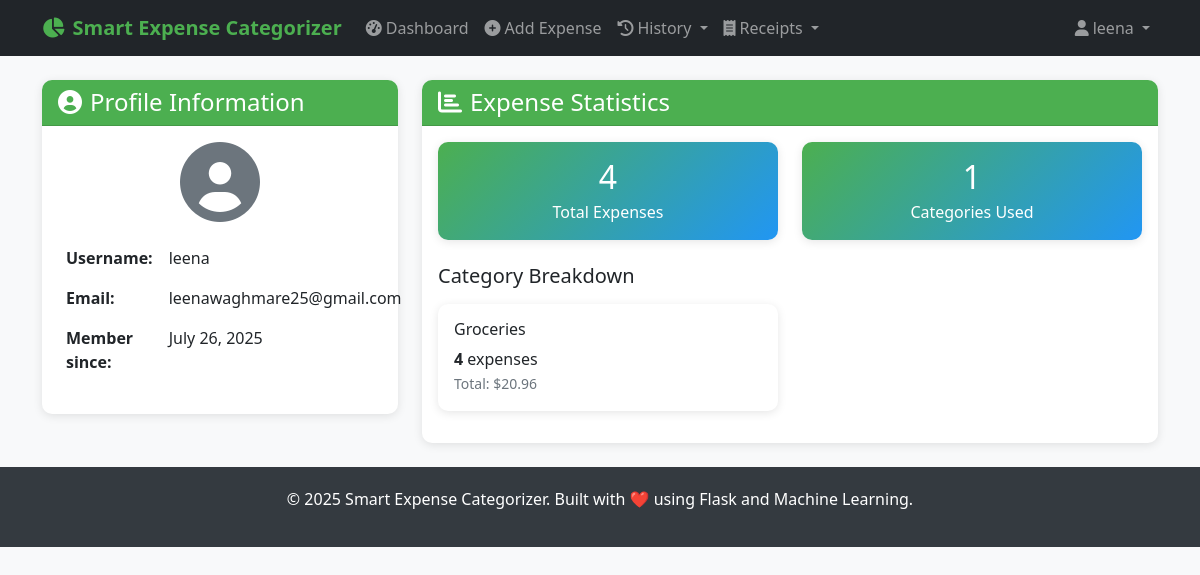
Page /auth/profile (signed in) on the committed database.
### PYTHON/models.py (models this page shows, shortened)
class User(UserMixin, db.Model):
    __tablename__ = 'users'
    id = db.Column(db.String(36), primary_key=True, default=lambda: str(uuid.uuid4()))
    username = db.Column(db.String(80), unique=True, nullable=False, index=True)
    email = db.Column(db.String(120), unique=True, nullable=False, index=True)
    password_hash = db.Column(db.String(255), nullable=False)
    created_at = db.Column(db.DateTime, default=datetime.utcnow)
    is_active = db.Column(db.Boolean, default=True)
    expenses = db.relationship('Expense', foreign_keys='Expense.user_id', backref='user', lazy='dynamic', cascade='all, delete-orphan')
    def get_expense_stats(self):
        total_expenses = Expense.get_active_expenses(self.id).count()
        categories = db.session.query(
            Expense.predicted_category,
            db.func.count(Expense.id).label('count'),
            db.func.sum(Expense.amount).label('total')
        ).filter_by(user_id=self.id, is_deleted=False).group_by(Expense.predicted_category).all()
        return {
            'total_expenses': total_expenses,
            'categories': [
                {
                    'category': cat.predicted_category,
                    'count': cat.count,
                    'total': float(cat.total) if cat.total else 0.0
                }
                for cat in categories
            ]
        }

### PYTHON/auth.py (the view)
@auth_bp.route('/profile')
@login_required
def profile():
    stats = current_user.get_expense_stats()
    return render_template('auth/profile.html', user=current_user, stats=stats)

### PYTHON/app.py (called while the page is built)
def init_extensions(app):
    db.init_app(app)
    login_manager = LoginManager()
    login_manager.init_app(app)
    login_manager.login_view = 'auth.login'
    login_manager.login_message = 'Please log in to access this page.'
    login_manager.login_message_category = 'info'
    login_manager.session_protection = 'strong'
    csrf = CSRFProtect(app)
    @login_manager.user_loader
    def load_user(user_id):
        try:
            return User.query.get(user_id)
        except Exception:
            return None
    @app.before_request
    def fix_session():
        from flask import session
        if not session.get('_session_initialized'):
            session['_session_initialized'] = True
            session.permanent = True

def add_security_headers(app):
    @app.after_request
    def set_security_headers(response):
        if hasattr(app.config, 'SECURITY_HEADERS'):
            for header, value in app.config['SECURITY_HEADERS'].items():
                response.headers[header] = value
        response.headers['X-Content-Type-Options'] = 'nosniff'
        response.headers['X-Frame-Options'] = 'DENY'
        response.headers['X-XSS-Protection'] = '1; mode=block'
        return response

def register_context_processors(app):
    @app.context_processor
    def inject_now():
        return {'now': datetime.now()}

### PYTHON/models.py (called while the page is built)
    @classmethod
    def get_active_expenses(cls, user_id):
        return cls.query.filter_by(user_id=user_id, is_deleted=False)

### PYTHON/templates/auth/profile.html (shortened to what this page needs)
{% extends "base.html" %}
{% block content %}
<div class="row">
    <div class="col-md-4">
        <div class="card">
            <div class="card-header">
                <h4 class="mb-0">
                    <i class="fas fa-user-circle me-2"></i>Profile Information
                </h4>
            </div>
            <div class="card-body">
                <div class="text-center mb-3">
                    <i class="fas fa-user-circle fa-5x text-muted"></i>
                </div>
                <table class="table table-borderless">
                    <tr>
                        <td><strong>Username:</strong></td>
                        <td>{{ user.username }}</td>
                    </tr>
                    <tr>
                        <td><strong>Email:</strong></td>
                        <td>{{ user.email }}</td>
                    </tr>
                    <tr>
                        <td><strong>Member since:</strong></td>
                        <td>{{ user.created_at.strftime('%B %d, %Y') }}</td>
                    </tr>
                </table>
            </div>
        </div>
    </div>
    <div class="col-md-8">
        <div class="card">
            <div class="card-header">
                <h4 class="mb-0">
                    <i class="fas fa-chart-bar me-2"></i>Expense Statistics
                </h4>
            </div>
            <div class="card-body">
                <div class="row mb-4">
                    <div class="col-md-6">
                        <div class="stats-card card text-center p-3">
                            <h2 class="mb-1">{{ stats.total_expenses }}</h2>
                            <p class="mb-0">Total Expenses</p>
                        </div>
                    </div>
                    <div class="col-md-6">
                        <div class="stats-card card text-center p-3">
                            <h2 class="mb-1">{{ stats.categories|length }}</h2>
                            <p class="mb-0">Categories Used</p>
                        </div>
                    </div>
                </div>
                {% if stats.categories %}
                    <h5 class="mb-3">Category Breakdown</h5>
                    <div class="row">
                        {% for category in stats.categories %}
                            <div class="col-md-6 mb-3">
                                <div class="card">
                                    <div class="card-body">
                                        <h6 class="card-title">{{ category.category }}</h6>
                                        <p class="card-text">
                                            <strong>{{ category.count }}</strong> expenses
                                            {% if category.total > 0 %}
                                                <br><small class="text-muted">Total: ${{ "%.2f"|format(category.total) }}</small>
                                            {% endif %}
                                        </p>
                                    </div>
                                </div>
                            </div>
                        {% endfor %}
                    </div>
                {% else %}
                    <div class="text-center text-muted">
                        <i class="fas fa-chart-bar fa-3x mb-3"></i>
                        <p>No expenses recorded yet. <a href="{{ url_for('main.predict') }}">Add your first expense</a>!</p>
                    </div>
                {% endif %}
            </div>
        </div>
    </div>
</div>
{% endblock %}

### PYTHON/templates/base.html (shortened to what this page needs)
<!DOCTYPE html>
<html lang="en">
<head>
    <link href="https://cdn.jsdelivr.net/npm/bootstrap@5.1.3/dist/css/bootstrap.min.css" rel="stylesheet">
    <link href="https://cdnjs.cloudflare.com/ajax/libs/font-awesome/6.0.0/css/all.min.css" rel="stylesheet">
</head>
<body>
    <nav class="navbar navbar-expand-lg navbar-dark bg-dark">
        <div class="container">
            <a class="navbar-brand" href="{{ url_for('main.index') }}">
                <i class="fas fa-chart-pie me-2"></i>Smart Expense Categorizer
            </a>
            <div class="collapse navbar-collapse" id="navbarNav">
                <ul class="navbar-nav me-auto">
                    {% if current_user.is_authenticated %}
                        <li class="nav-item">
                            <a class="nav-link" href="{{ url_for('main.dashboard') }}">
                                <i class="fas fa-tachometer-alt me-1"></i>Dashboard
                            </a>
                        </li>
                        <li class="nav-item">
                            <a class="nav-link" href="{{ url_for('main.predict') }}">
                                <i class="fas fa-plus-circle me-1"></i>Add Expense
                            </a>
                        </li>
                        <li class="nav-item dropdown">
                            <a class="nav-link dropdown-toggle" href="#" id="expensesDropdown" role="button" data-bs-toggle="dropdown">
                                <i class="fas fa-history me-1"></i>History
                            </a>
                        </li>
                        <li class="nav-item dropdown">
                            <a class="nav-link dropdown-toggle" href="#" id="receiptDropdown" role="button" data-bs-toggle="dropdown">
                                <i class="fas fa-receipt me-1"></i>Receipts
                            </a>
                        </li>
                    {% endif %}
                </ul>
                <ul class="navbar-nav">
                    {% if current_user.is_authenticated %}
                        <li class="nav-item dropdown">
                            <a class="nav-link dropdown-toggle" href="#" id="navbarDropdown" role="button" data-bs-toggle="dropdown">
                                <i class="fas fa-user me-1"></i>{{ current_user.username }}
                            </a>
                        </li>
                    {% endif %}
                </ul>
            </div>
        </div>
    </nav>
    <main class="container my-4">
        {% block content %}{% endblock %}
    </main>
    <footer class="footer mt-auto">
        <div class="container text-center">
            <p>&copy; {{ now.year }} Smart Expense Categorizer. Built with ❤️ using Flask and Machine Learning.</p>
        </div>
    </footer>
</body>
</html>

### PYTHON/templates/base.html (style rules this page uses)
:root { --primary-color: #4CAF50; --secondary-color: #45a049; --accent-color: #2196F3; --danger-color: #f44336; --warning-color: #ff9800; --success-color: #4CAF50; --info-color: #2196F3; }
body { background-color: #f8f9fa; font-family: 'Segoe UI', Tahoma, Geneva, Verdana, sans-serif; }
.navbar-brand { font-weight: bold; color: var(--primary-color) !important; }
.card { box-shadow: 0 2px 10px rgba(0,0,0,0.1); border: none; border-radius: 10px; }
.card-header { background-color: var(--primary-color); color: white; border-radius: 10px 10px 0 0 !important; }
.footer { background-color: #343a40; color: white; padding: 20px 0; margin-top: 50px; }
.stats-card { background: linear-gradient(135deg, var(--primary-color), var(--accent-color)); color: white; }

### rows in the picture
User: username "leena", email "leenawaghmare25@gmail.com", created_at "July 26, 2025"

### other values in the picture
{{ stats.total_expenses }} "4"
{{ stats.categories|length }} "1"
{{ category.category }} "Groceries"
{{ category.count }} "4"
{{ "%.2f"|format(category.total) }} "20.96"
